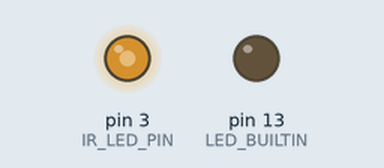
Simulated run of this sketch. Board: Arduino Uno, built with avr-gcc and run on an emulated ATmega328P. Shown: output pins drawn as LEDs (lit = HIGH). What the sketch prints to the serial monitor is not drawn.

Above: at 0.14 s.
Timing chart, 0 to 22.0 s (numbered marks = the images above):
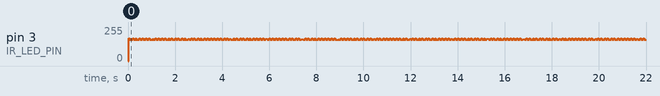

The sketch:

RealTimeSchduler.ino
```cpp
/*
   Sketch to explore and test Infra Red Sensor
   R. K. Whitehouse - Jan 2021
*/
#include "TimerOne.h"
#include "scheduler.h"
#include "RingBuffer.h"

//#define IR_SENSOR_PIN 15
#define IR_LED_PIN 3
#define DIRECT_GPIO

#define CLOCK_RATE 20 //50,000 ticks per second - or one every 20 microseconds

//#define SCAN_PERIOD 50//50 microseconds between sensor scans
//#define REPORT_PERIOD 100000UL //do a report every 100 milliseconds
#define LED_PERIOD 50 //microseconds - Toggle the IR LED at 10000hz gives a full pulse at 5000hz


//const uint32_t tickPeriod = 1000000 / CLOCK_RATE; //in microseconds (default=20)

volatile unsigned long ticks = 0;
unsigned long lastTickTime, startTime, tickPeriod;


Scheduler scheduler;
//RingBuffer buff(100);

boolean firstRun = true;
boolean secondRun = false;
boolean firstLoop = true;

void tickHandler() {
  ticks++;
}

void setup() {
  Timer1.stop();
  Serial.begin(115200);
//  pinMode(IR_SENSOR_PIN, INPUT);
  pinMode(IR_LED_PIN, OUTPUT);
  pinMode(LED_BUILTIN, OUTPUT);


  // Add all our tasks to the scheduler
  int i = scheduler.add(&toggleLED, LED_PERIOD); //generates an LED flashing


//  scheduler.add(&sampleSensor, SCAN_PERIOD); //scan input every 50us (20Khz)
//  scheduler.add(&report, REPORT_PERIOD); //Report the measured input freq every 100ms


  Serial.println("Infra Red Tester Ver 0.1");
 //Set up the timer interrupt
  Timer1.initialize(CLOCK_RATE);
  Timer1.attachInterrupt(&tickHandler,CLOCK_RATE);
  Timer1.start();
}

unsigned long lastTick = 0;
void loop() {
  int i;

  if ( ticks > lastTick ) {
   //Run scheduled tasks
   scheduler.run(ticks * CLOCK_RATE);
   lastTick = ticks;
  }
  //Run anything else
}

 /*
  * Real time task definitons
  */

#ifdef STANDARD_GPIO
void toggleLED() {
  register byte state;

  state = digitalRead(IR_LED_PIN);
  digitalWrite(IR_LED_PIN, !state);
//  digitalWrite(LED_BUILTIN, !state);

}
#endif

#ifdef DIRECT_GPIO
void toggleLED() {
  register byte state;

///  state = PIND;
//  state ^= bit(3);
//  PORTD = state;

   PIND = bit(3);

//  PINB = bit(5);//flash the built-in LED
}
#endif

/*
 *Sample the IR sensor and check to see if it has changed state
 *If it has changed, and it is a rising edge, record the time period
 *since the previous rising edge
 */

 /*
byte previousState;
unsigned long pulseStartTime;

void sampleSensor() {
  register byte state = digitalRead(IR_SENSOR_PIN);
  if (state != previousState ) {//State change - log it
    if (state == HIGH) {//only log positive edges
    noInterrupts();
      register unsigned long timeNow = micros();
      pulsePeriod = timeNow - pulseStartTime;
      pulseStartTime = timeNow;
      buff.add(pulsePeriod);
    interrupts();
      pulsePeriod = 0;
    }
    previousState = state;
  } else pulsePeriod += SCAN_PERIOD;

  //Deal with the case of input stopped
  if (pulsePeriod > 1000000) {
    pulsePeriod = 1000000;
    buff.add(pulsePeriod);
  }
}


  void report() {

    unsigned long average_pulse_period = buff.average(10);//in microseconds
    if (average_pulse_period == 1000000) Serial.println(0); else if (average_pulse_period != 0) Serial.println(1000000 / average_pulse_period); //gives frequency in hz
  }
*/
```

RingBuffer.h
```cpp
class RingBuffer {
  private:

    unsigned buffSize;//populated by constructor parameter
    boolean full = false;
    unsigned readIndex = 0;//Always points to the next element to be read
    unsigned lastIndex; //buffSize -1
    unsigned writeIndex = 0;//Always points to the next element to be written
    unsigned _array[200];//KLUDGE to allocate memory - maximum for buffSize

    void syncIndex() {
      if ( writeIndex == 0 ) readIndex = lastIndex;
      else readIndex = writeIndex - 1;
    }

  public:

    //Add an item to the end of the buffer
    void add(unsigned  val) {
      _array[writeIndex] = val;
      if (writeIndex == lastIndex) {
        writeIndex = 0;
        full = true;
      }
      else writeIndex++;
    }

    //Get the previous item
    unsigned getPrev() {
      unsigned temp = _array[readIndex];
      if (readIndex == 0) readIndex = lastIndex;
      else readIndex--;
      return (temp);
    }

    //Get the next unread item
    unsigned getNext() {
      unsigned temp = _array[readIndex++];
      if (readIndex == buffSize) readIndex = 0;
      return (temp);
    }


    //Returns the arithmetic mean value of the most recent n values
    uint32_t average(unsigned n) {
      uint32_t sum;
      unsigned ctr;
      sum = 0;
      syncIndex();
      for (ctr = n; ctr > 0; ctr--) sum += getPrev();
      return (sum / n);
    }


    //Reinitialize  the buffer
    void clean() {
      for (int i = 0; i < buffSize; i++ ) _array[i] = 0;
      writeIndex = readIndex = 0;
      full = false;
    }

    //Constructor
    RingBuffer(unsigned _size) {
      buffSize = _size;
      lastIndex = buffSize - 1;
      for (int i = 0; i < buffSize; i++ ) _array[i] = 0;
    }
};
```

scheduler.h
```cpp
/*
 * Simple RealTimeScheduler for Arduino
 * R K Whitehouse - Jan 2021
 */

#define MAX_TASKS 20

class Scheduler {

  private:
    byte index =  0;

    //List of tasks
    struct Task {
      void (*taskPointer)();
      boolean runnable = false;
      unsigned long period;//Num microseconds between executions
      unsigned long nextRun = 0;//time of next execution
    } taskList[MAX_TASKS];

  public:
    unsigned add(void (*tptr)(), unsigned long per) {
      if (index == MAX_TASKS) {
        Serial.println("Error: Too many tasks");
      } else {
        taskList[index].taskPointer = tptr;
        taskList[index].runnable = true;
        taskList[index].period = per;
        index++;
      }
      return index-1;
    }

    void begin() {
    }

    void run(unsigned long now) {
      Task* task;
      register byte i;

      for (i = 0; i < index; i++) {
        task = &taskList[i];
        if ( task->runnable && now >= task->nextRun ) {
          task->nextRun = now + task->period;
          task->taskPointer();//Run the task
        }
      }
    }
};
```
